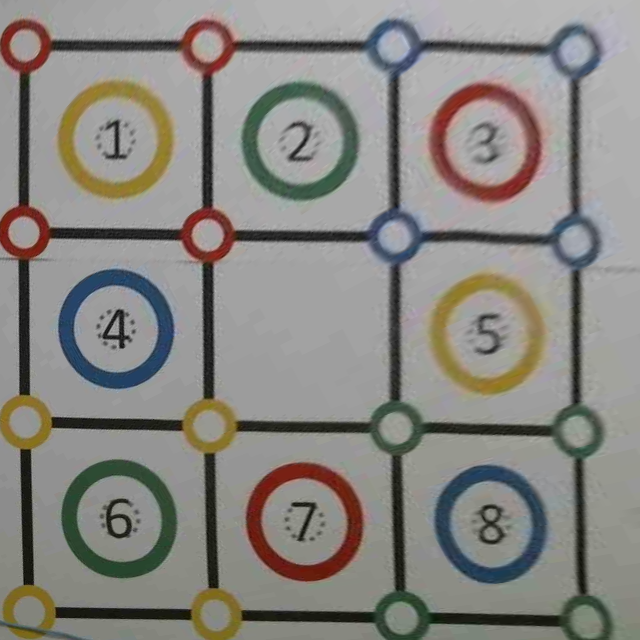
#> input picture source/PC/detectionColorBlock/data/original/clip_field_none.png, 640 x 640 px
$ python get_diff.py
#> lines starting #> are read from the running program, lines starting #| are printed output that depends on the picture; after the words box and inside, x2 and y2 are one past the last pixel; in counts of white or black regions, pixels touching at a corner belong together
# -*- coding: UTF-8 -*-
import cv2
import os
import numpy as np
import matplotlib.pyplot as plt

import sys
sys.path.append('../numberDetection')

from clipping_number import clipNumber

data_directory = "data/original"


# [67 lines left out: functions show_match, match, not called in this run]


def test(file_a, file_b):
    # 画像の読み込み
#> called with file_a = 'data/original/clip_field_none.png', file_b = 'data/original/clip_field_fix.png'
    img_src1 = cv2.imread(file_a, 1)
#> img_src1 is the input picture: shape (640, 640, 3); mean B, G, R 129.9, 134.6, 136.7
    img_src2 = cv2.imread(file_b, 1)
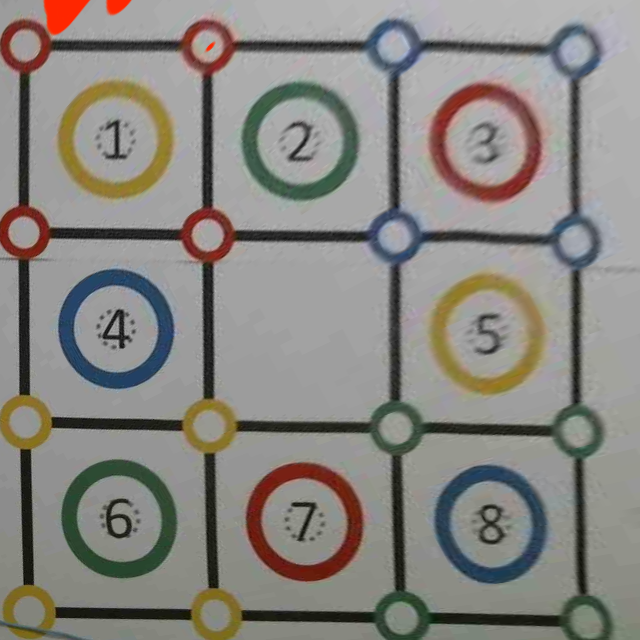
#> input picture source/PC/detectionColorBlock/data/original/clip_field_fix.png, 640 x 640 px
#> img_src2 is the input picture: shape (640, 640, 3); mean B, G, R 129.3, 134.3, 136.9

    fgbg = cv2.bgsegm.createBackgroundSubtractorMOG()

    fgmask = fgbg.apply(img_src1)
#> fgmask: shape (640, 640); every value is 0
    fgmask = fgbg.apply(img_src2)
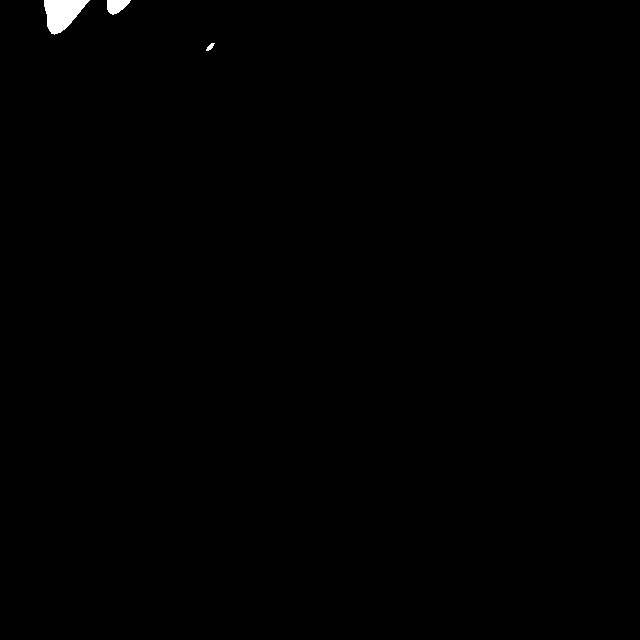
#> fgmask: shape (640, 640); 0.31% white; 3 white regions, box (x1, y1, x2, y2) and area: (44, 0, 90, 35) 992, (107, 0, 131, 15) 247, (206, 43, 215, 51) 37

    # 表示
    cv2.imshow('frame', fgmask)

    # 検出画像
    bg_diff_path = './diff.jpg'
    cv2.imwrite(bg_diff_path, fgmask)

    cv2.waitKey(0)
    cv2.destroyAllWindows()


# [4 lines left out: function cripping_field, not called in this run]


if __name__ == '__main__':
    none_fig = os.path.join(data_directory, "clip_field_none.png")
    fix_fig = os.path.join(data_directory, "clip_field_fix.png")
    test(none_fig, fix_fig)
    #cripping_field(fix_fig)
